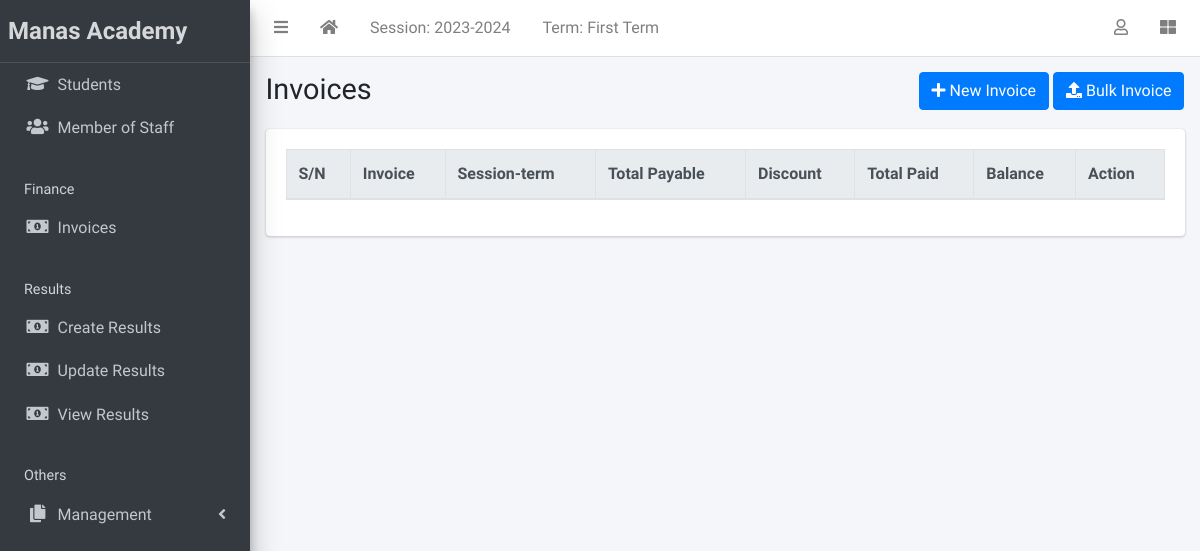
Before: /finance/list/ (signed in) with the older database file.
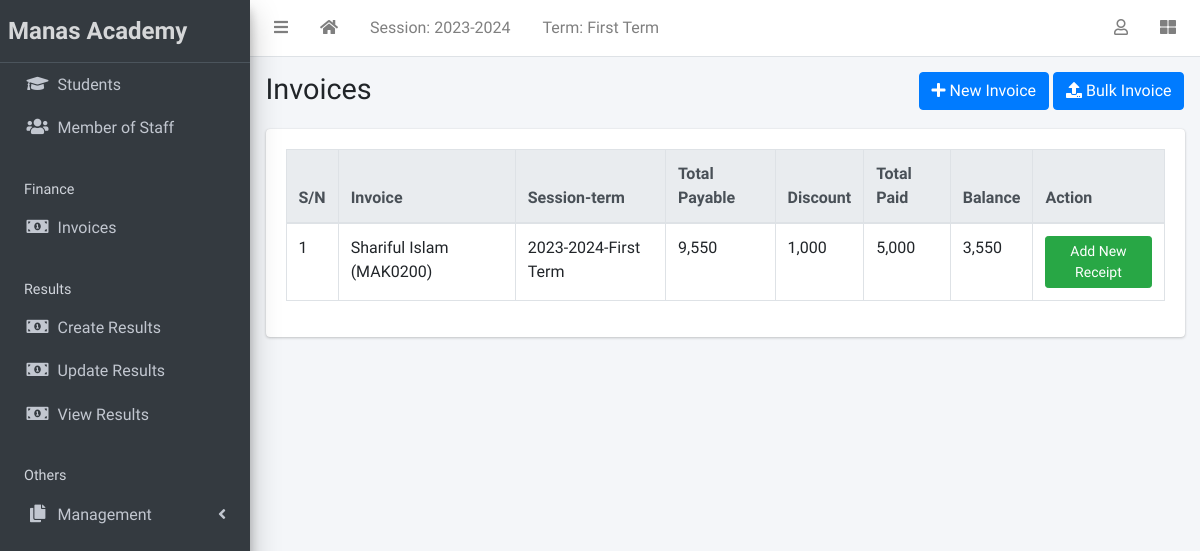
After: the same page with the newer database file.
### apps/corecode/models.py (models this page shows)
class AcademicSession(models.Model):
    name = models.CharField(max_length=200, unique=True)
    current = models.BooleanField(default=True)
    class Meta:
        ordering = ["-name"]
    def __str__(self):
        return self.name

class AcademicTerm(models.Model):
    name = models.CharField(max_length=20, unique=True)
    current = models.BooleanField(default=True)
    class Meta:
        ordering = ["name"]
    def __str__(self):
        return self.name

### apps/finance/models.py (models this page shows, shortened)
class Invoice(models.Model):
    student = models.ForeignKey(Student, on_delete=models.CASCADE)
    session = models.ForeignKey(AcademicSession, on_delete=models.CASCADE)
    term = models.ForeignKey(AcademicTerm, on_delete=models.CASCADE)
    class_for = models.ForeignKey(StudentClass, on_delete=models.CASCADE)
    balance_from_previous_term = models.IntegerField(default=0)
    status = models.CharField(
        max_length=20,
        choices=[("active", "Active"), ("closed", "Closed")],
        default="active",
    )
    discount = models.IntegerField(default=0)
    class Meta:
        ordering = ["student", "term"]
    def __str__(self):
        return f"{self.student}"
    def balance(self):
        payable = self.total_amount_payable()
        paid = self.total_amount_paid()
        return payable - paid - self.discount
    def amount_payable(self):
        items = InvoiceItem.objects.filter(invoice=self)
        total = 0
        for item in items:
            total += item.amount
        return total
    def total_amount_payable(self):
        return self.balance_from_previous_term + self.amount_payable()
    def total_amount_paid(self):
        receipts = Receipt.objects.filter(invoice=self)
        amount = 0
        for receipt in receipts:
            amount += receipt.amount_paid
        return amount

class InvoiceItem(models.Model):
    invoice = models.ForeignKey(Invoice, on_delete=models.CASCADE)
    CHOICES = [
        ("Admission Fee", "Admission Fee"),
		("Exam Fee","Exam Fee"),
		("Annual Function","Annual Function"),
		("Festival Fee","Festival Fee"),
        ("Library Fee","Library Fee"),
		("Electricity","Electricity"),
		("School Development","School Development"),
		("Id card, Diary, Belt & Tie","Id card, Diary, Belt & Tie"),
		("Tution Fee", "Tution Fee"),
    ]
    description = models.CharField(max_length=200, choices=CHOICES)
    amount = models.IntegerField()

class Receipt(models.Model):
    invoice = models.ForeignKey(Invoice, on_delete=models.CASCADE)
    amount_paid = models.IntegerField()
    date_paid = models.DateField(default=timezone.now)
    comment = models.CharField(max_length=200, blank=True)
    invoice_no = models.CharField(max_length=10, default=increment_invoice_number )

### apps/students/models.py (models this page shows, shortened)
class Student(models.Model):
    STATUS_CHOICES = [("active", "Active"), ("inactive", "Inactive")]
    GENDER_CHOICES = [("male", "Male"), ("female", "Female")]
    CATEGORY_CHOICE = [("General", "General"),
                       ("SC", "SC"),
                       ("ST", "ST"),
                       ("OBC", "OBC"),
                       ("MOBC", "MOBC"),
                       ("Others", "Others"),
                       ]
    current_status = models.CharField(
        max_length=10, choices=STATUS_CHOICES, default="active"
    )
    registration_number = models.CharField(max_length = 500, default = increment_reg_number, null = True, blank = True)
    firstname = models.CharField(max_length=200)
    surname = models.CharField(max_length=200)
    fathers_name = models.CharField(max_length=200, blank=True)
    mothers_name= models.CharField(max_length=200, blank=True)
    gender = models.CharField(max_length=10, choices=GENDER_CHOICES, default="male")
    date_of_birth = models.DateField(default=timezone.now)
    current_class = models.ForeignKey(
        StudentClass, on_delete=models.SET_NULL, blank=True, null=True
    )
    date_of_admission = models.DateField(default=timezone.now)
    mobile_num_regex = RegexValidator(
        regex="^[0-9]{10,15}$", message="Entered mobile number isn't in a right format!"
    )
    parent_mobile_number = models.CharField(
        validators=[mobile_num_regex], max_length=13, blank=True
    )
    Students_Category = models.CharField(max_length=15, choices=CATEGORY_CHOICE, default="General")
    educational_block = models.CharField(max_length=200, default="Bhabanipur Block")
    cluster_name = models.CharField(max_length=200, blank=True)
    address = models.TextField(blank=True)
    district = models.CharField(max_length=200, default="Barpeta")
    state = models.CharField(max_length=200, default= "Assam")
    country = models.CharField(max_length=200, default= "India")
    pin_regex = RegexValidator(
        regex="^[0-9]{5,7}$", message="Entered Pin number isn't in a right format!"
    )
    pin=models.CharField(validators=[pin_regex], max_length=6, default=None)
    aadhar_no_regex = RegexValidator(
        regex="^[0-9]{11,13}$", message='please entere a correct Aadhar number !'
    )
    aadhaar_number = models.CharField(validators=[aadhar_no_regex], max_length= 15, blank=True)
    name_of_the_bank = models.CharField(max_length=200, blank=True)
    account_no_regex = RegexValidator(
        regex="^[0-9]{10,20}$", message="Entered bank account number isn't in a right format!"
    )
    account_no = models.CharField(validators=[account_no_regex], max_length= 15, blank=True)
    branch_name = models.CharField(max_length=200, blank=True)
    ifsc_code = models.CharField(max_length=10, blank=True)
    others = models.TextField(blank=True)
    student_photo = models.ImageField(blank=True, upload_to="students/student_photos/")
    birth_certificate =models.FileField(blank=True, null=True, upload_to="students/birth_certificate/")
    class Meta:
        ordering = ["firstname", "surname"]
    def __str__(self):
        return f"{self.firstname} {self.surname} ({self.registration_number})"

### apps/finance/views.py (the view)
# urls.py: path("list/", InvoiceListView.as_view(), name="invoice-list"),
class InvoiceListView(LoginRequiredMixin, ListView):
    model = Invoice

### apps/corecode/context_processors.py (called while the page is built)
def site_defaults(request):
    current_session = AcademicSession.objects.get(current=True)
    current_term = AcademicTerm.objects.get(current=True)
    vals = SiteConfig.objects.all()
    contexts = {
        "current_session": current_session.name,
        "current_term": current_term.name,
    }
    for val in vals:
        contexts[val.key] = val.value
    return contexts

### apps/finance/templates/finance/invoice_list.html (shortened to what this page needs)
{% extends 'base.html' %}
{% load humanize %}
{% block title %}Invoices{% endblock title %}
{% block breadcrumb %}
<a class="btn btn-primary" href="{% url 'invoice-create' %}"><i
    class="fas fa-plus"></i> New Invoice</a>
<a class="btn btn-primary" href="{% url 'bulk-invoice' %}"><i
    class="fas fa-upload"></i> Bulk Invoice</a>
{% endblock breadcrumb %}
{% block content %}
  <div class="table-responsive">
    <table id="invoicetable" class="table table-bordered table-hover">
      <thead class="thead-light">
        <tr>
          <th>S/N</th>
          <th>Invoice</th>
          <th>Session-term</th>
          <th>Total Payable</th>
          <th>Discount</th>
          <th>Total Paid</th>
          <th>Balance</th>
          <th>Action</th>
        </tr>
      </thead>
      <tbody>
        {% for invoice in object_list %}
          <tr class='clickable-row' data-href="{% url 'invoice-detail' invoice.id %}">
            <td>{{ forloop.counter}}</td>
            <td>{{ invoice}}</td>
            <td>{{ invoice.session}}-{{ invoice.term}}</td>
            <td>{{ invoice.total_amount_payable | intcomma }}</td>
            <td>{{ invoice.discount | intcomma }}</td>
            <td>{{ invoice.total_amount_paid | intcomma }}</td>
            <td>{{ invoice.balance | intcomma }}</td>
            <td><a class="btn btn-success btn-sm"
                href="{% url 'receipt-create' %}?invoice={{ invoice.id }}">Add New
                Receipt</a></td>
          </tr>
        {% endfor %}
      </tbody>
    </table>
  </div>
{% endblock content %}

### templates/base.html (shortened to what this page needs)
{% load static %}
<!DOCTYPE html>
<html lang="en">
<head>
  <link rel="stylesheet" href="{% static 'plugins/fontawesome-free/css/all.min.css' %}">
  <link rel="stylesheet" href="{% static 'plugins/toastr/toastr.min.css' %}">
  <link rel="stylesheet"
    href="{% static 'plugins/overlayScrollbars/css/OverlayScrollbars.min.css' %}">
  <link rel="stylesheet" href="{% static 'plugins/Datatables/datatables.min.css' %}" />
  <link rel="stylesheet" href="{% static 'dist/css/adminlte.min.css' %}">
</head>
<body
  class="hold-transition sidebar-mini layout-fixed layout-navbar-fixed layout-footer-fixed">
  <div class="wrapper">
    <nav class="main-header navbar navbar-expand navbar-white navbar-light">
      <ul class="navbar-nav">
        <li class="nav-item">
          <a class="nav-link" data-widget="pushmenu" href="#" role="button"><i
              class="fas fa-bars"></i></a>
        </li>
        <li class="nav-item d-none d-sm-inline-block">
          <a href="{% url 'home' %} " class="nav-link"><i class="fa fa-home"></i></a>
        </li>
        <li class="nav-item d-none d-sm-inline-block">
          <a href="{% url 'current-session' %}" class="nav-link">Session: {{ current_session }}</a>
        </li>
        <li class="nav-item d-none d-sm-inline-block">
          <a href="{% url 'current-session' %}" class="nav-link">Term: {{ current_term }}</a>
        </li>
      </ul>
      <ul class="navbar-nav ml-auto">
        <li class="nav-item dropdown">
          <a class="nav-link" data-toggle="dropdown" href="#">
            <i class="far fa-user"></i>
          </a>
        </li>
        <li class="nav-item">
          <a class="nav-link" data-widget="control-sidebar" data-slide="true"
            href="#" role="button"><i class="fas fa-th-large"></i></a>
        </li>
      </ul>
    </nav>
    <aside class="main-sidebar sidebar-dark-primary elevation-4">
      <a href="{% url 'home' %}" class="brand-link"><strong style="font-size: 1.5rem;">Manas Academy</strong></a>
      <div class="sidebar">
        <nav class="mt-2">
          <ul class="nav nav-pills nav-sidebar flex-column"
            data-widget="treeview" role="menu" data-accordion="false">
            <li class="nav-item">
              <a href="{% url 'student-list' %}" class="nav-link">
                <i class="nav-icon fas fa-graduation-cap"></i>
                <p>
                  Students
                </p>
              </a>
            </li>
            <li class="nav-item">
              <a href="{% url 'staff-list' %}" class="nav-link">
                <i class="nav-icon fas fa-users"></i>
                <p>
                  Member of Staff
                </p>
              </a>
            </li>
            <li class="nav-header">Finance</li>
            <li class="nav-item">
              <a href="{% url 'invoice-list' %}" class="nav-link">
                <i class="nav-icon fas fa-money-bill-alt"></i>
                <p>
                  Invoices
                </p>
              </a>
            </li>
            <li class="nav-header">Results</li>
            <li class="nav-item">
              <a href="{% url 'create-result' %}" class="nav-link">
                <i class="nav-icon fas fa-money-bill-alt"></i>
                <p>
                  Create Results
                </p>
              </a>
            </li>
            <li class="nav-item">
              <a href="{% url 'edit-results' %}" class="nav-link">
                <i class="nav-icon fas fa-money-bill-alt"></i>
                <p>
                  Update Results
                </p>
              </a>
            </li>
            <li class="nav-item">
              <a href="{% url 'view-results' %}" class="nav-link">
                <i class="nav-icon fas fa-money-bill-alt"></i>
                <p>
                  View Results
                </p>
              </a>
            </li>
            <li class="nav-header">Others</li>
            <li class="nav-item has-treeview">
              <a href="#" class="nav-link">
                <i class="nav-icon fas fa-copy"></i>
                <p>
                  Management
                  <i class="fas fa-angle-left right"></i>
                </p>
              </a>
            </li>
          </ul>
        </nav>
      </div>
    </aside>
    <div class="content-wrapper">
      <section class="content-header">
        <div class="container-fluid">
          <div class="row mb-1">
            <div class="col-sm-8">
              <h1>{% block title %}{% endblock title %}</h1>
            </div>
            <div class="col-sm-4">
              <ol class="breadcrumb float-sm-right">
                <li class="breadcrumb-item">{% block breadcrumb %}{% endblock breadcrumb %}</li>
              </ol>
            </div>
          </div>
        </div>
      </section>
      <section class="content">
        <div class="container-fluid">
          <div class="row">
            <div class="col-md-12">
              {% block fullcard %}
              <div class="card">
                <div class="card-body">
                  <div class="row">
                    <div class="col">
                      {% block content %}
                      {% endblock content %}
                    </div>
                  </div>
                </div>
              </div>
              {% endblock fullcard %}
            </div>
          </div>
        </div>
      </section>
    </div>
  </div>
</body>
</html>

Changed rows visible on the page:
added Invoice: student.registration_number "Shariful Islam (MAK0200)", session "2023-2024", term "First Term", total_amount_payable "9,550", discount "1,000", total_amount_paid "5,000", balance "3,550"
